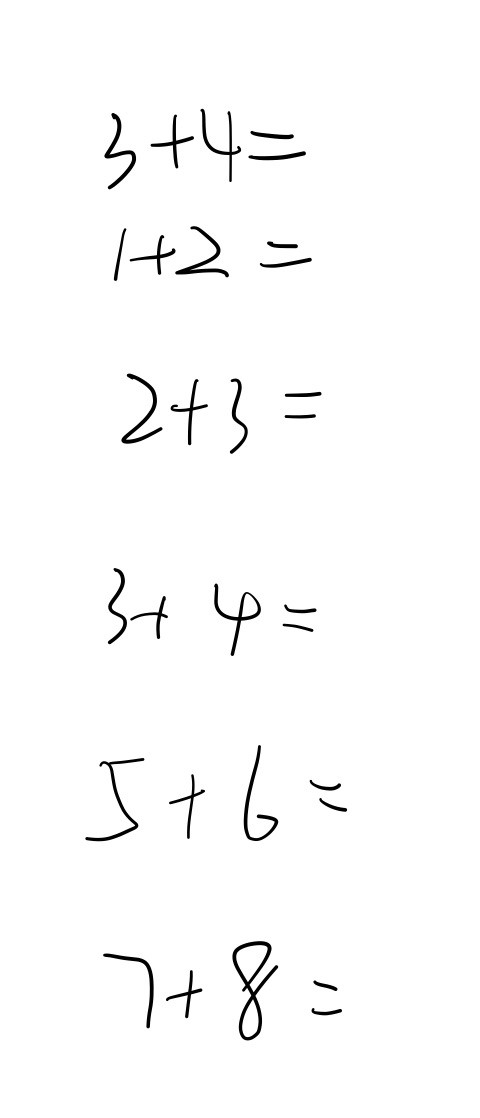
#> input picture originImg.png, 480 x 1118 px; its folder holds only this picture in this run
$ python -i pre_processor.py   (imports and definitions only)   (older library calls are emulated)
#> lines starting #> are read from the running program, lines starting #| are printed output that depends on the picture; after the words box and inside, x2 and y2 are one past the last pixel; in counts of white or black regions, pixels touching at a corner belong together
#> further down, picture is the input picture: shape (1118, 480, 3); min 0, max 255, mean 250.8
import numpy as np
import cv2, os, glob, gc
from skimage.morphology import skeletonize
from PIL import Image


def pre_process(img):
    #decrease resolving power
    original_img = cv2.resize(img,(np.int(img.shape[1]),np.int(img.shape[0])), interpolation=cv2.INTER_AREA)
    #print(original_img.shape)
    blur = cv2.GaussianBlur(original_img, (5, 5), 0)
    #turn into gray graph
    G = blur[:, :, 1]
    R = blur[:, :, 2]
    img_gray = cv2.cvtColor(blur,cv2.COLOR_BGR2GRAY)


    #reduce noise
    kernel = np.ones((3, 3), np.uint8)
    opening = cv2.morphologyEx(img_gray, cv2.MORPH_OPEN, kernel)

    kernel2 = np.ones((3,3), np.uint8)
    opening = cv2.dilate(opening, kernel2, iterations=1)
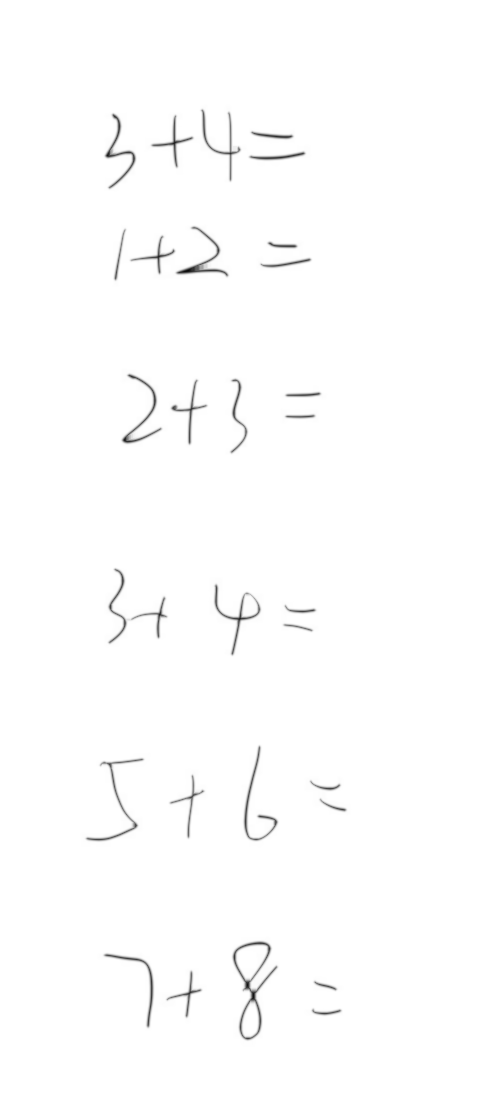
#> opening: shape (1118, 480); min 10, max 255, mean 253.1

    blur = cv2.GaussianBlur(opening, (13, 13), 0)
#> blur: shape (1118, 480)
    ret, binary = cv2.threshold(blur, 0, 1, cv2.THRESH_BINARY_INV+cv2.THRESH_OTSU)
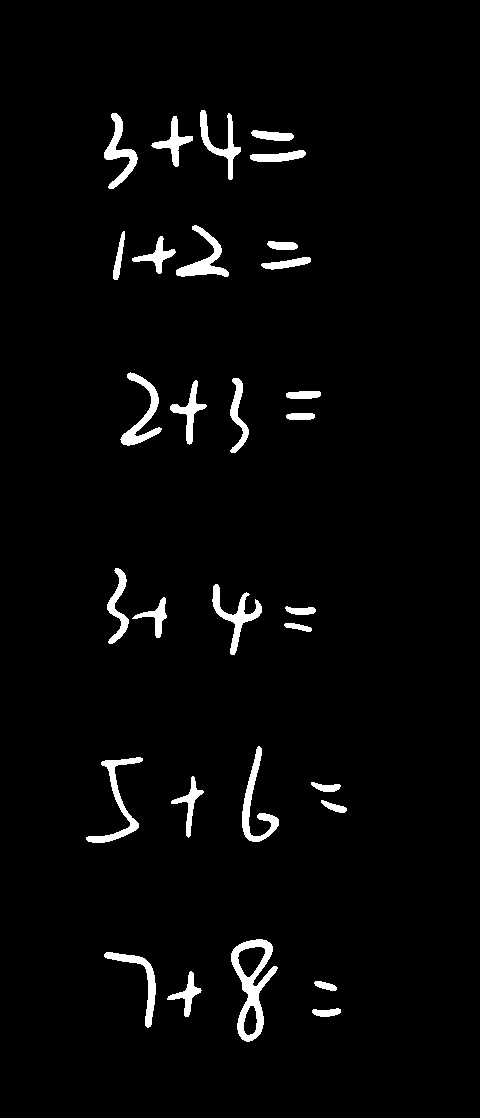
#> binary: shape (1118, 480); values 0 (black) and 1 (white), 3% white; 30 white regions
#> ret = 229

    contours, hierarchy = cv2.findContours(binary, cv2.RETR_EXTERNAL, cv2.CHAIN_APPROX_SIMPLE)
#> contours = 30 contours; largest, box (x1, y1, x2, y2) and area: (231, 939, 278, 1042) 2424, (86, 757, 143, 843) 832, (242, 746, 279, 842) 828, (120, 372, 162, 446) 814, (212, 584, 262, 655) 792
    cv2.drawContours(img, contours, -1, (0, 0, 255), 1)
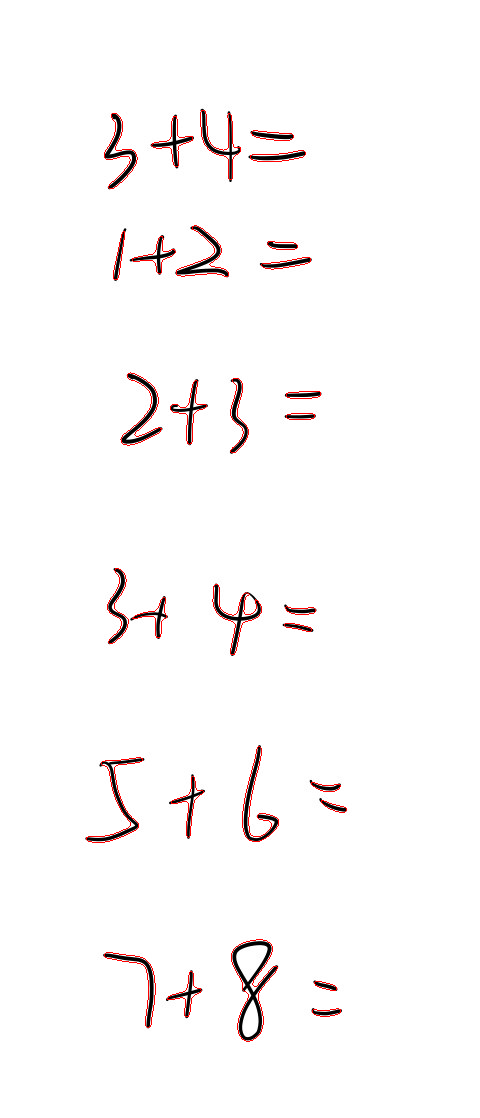
#> img: shape (1118, 480, 3); 0.81% of pixels changed, all inside (x1, y1, x2, y2) = (86, 110, 347, 1042)
    # cv2.imshow("img", img)
    # cv2.waitKey(0)
    locations=[]
    for i in contours:
        location = cv2.boundingRect(i)
        locations.append(location)
#> this loop made 30 passes
#> location on passes 1 to 12: (312, 1008, 29, 9), (314, 981, 23, 10), (167, 971, 35, 46), (104, 952, 52, 76), (231, 939, 47, 103), (321, 800, 26, 13), (311, 782, 30, 10), (171, 776, 33, 62), (86, 757, 57, 86), (242, 746, 37, 96), (284, 623, 28, 9), (285, 606, 31, 9)
#> after the loop, locations = 30 items, first 6: (312, 1008, 29, 9), (314, 981, 23, 10), (167, 971, 35, 46), (104, 952, 52, 76), (231, 939, 47, 103), (321, 800, 26, 13)

    processed=extract_img(locations,binary,contours)


    processed_rgb=np.zeros((45,45,3)).astype("uint8")
    processed_rgb[:,:,0]=processed
    processed_rgb[:,:,1]=processed
    processed_rgb[:,:,2]=processed
    # cv2.imshow("ok",processed_rgb)
    # cv2.waitKey(0)


    return processed_rgb


def extract_img(locations,img,contour=None):

    # x, y, w, h = location
    x_list=[] #x coordinate of left top point
    y_list=[] #y coordinate of left top point
    x_rb_list=[] #x coordinate of right bottom point
    y_rb_list=[] #y coordinate of right bottom point

    for x0,y0,w0,h0 in locations:
        x_list.append(x0)
        y_list.append(y0)
        x_rb_list.append(x0+w0)
        y_rb_list.append(y0+h0)
#> this loop made 30 passes
#> after the loop, x_list = 30 values, max 321 at index 5, min 86 at index 8, mean 209.2; x_rb_list = 30 values, max 347 at index 5, min 125 at index 23, mean 246; y_list = 30 values, max 1008 at index 0, min 110 at index 29, mean 514.4; y_rb_list = 30 values, max 1042 at index 4, min 141 at index 26, mean 558.7
    x_min=min(x_list)
#> x_min = 86
    x_max=max(x_rb_list)
#> x_max = 347
    y_min=min(y_list)
#> y_min = 110
    y_max=max(y_rb_list)
#> y_max = 1042
    W=x_max-x_min
#> W = 261
    H=y_max-y_min
#> H = 932

    # only get things in contour
    if contour is None:
        extracted_img = img[y_min:y_max, x_min:x_max]
    else:
        mask = np.zeros(img.shape, np.uint8)
        for contour_i in contour:
            cv2.drawContours(mask, [contour_i], -1, 255, cv2.FILLED)
#> this loop made 30 passes
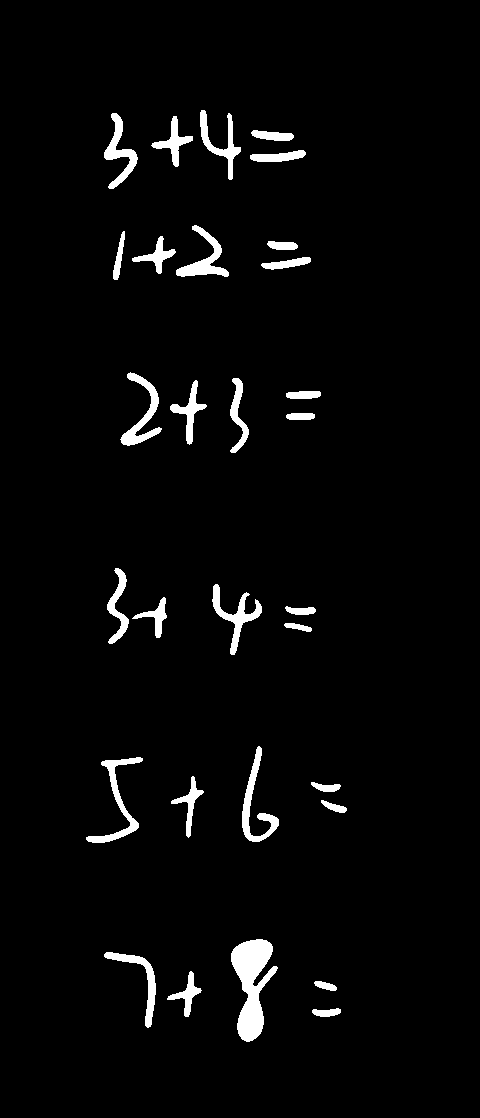
#> mask: shape (1118, 480); 3.2% white; 30 white regions, largest, box (x1, y1, x2, y2) and area: (231, 939, 278, 1042) 2565, (86, 757, 143, 843) 981, (242, 746, 279, 842) 969
        # cv2.imshow("mask",mask)
        # cv2.waitKey(0)
        img_after_masked = cv2.bitwise_and(mask, img)
        extracted_img = img_after_masked[y_min:y_max, x_min:x_max]
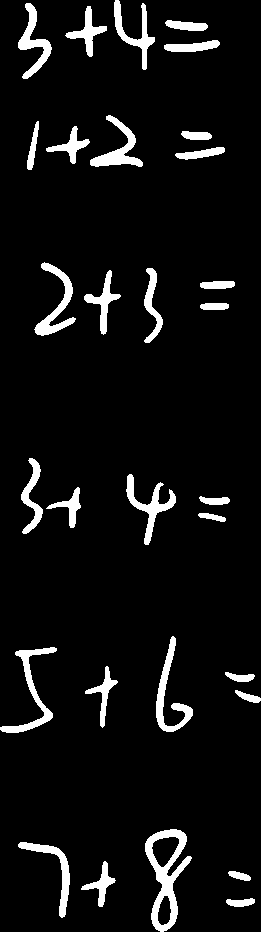
#> extracted_img: shape (932, 261); values 0 (black) and 1 (white), 6.6% white; 30 white regions, largest, box (x1, y1, x2, y2) and area: (145, 829, 192, 932) 1762, (0, 647, 57, 733) 981, (156, 636, 193, 732) 969
    #extract img and turn it into binary graph
    black = np.zeros((45, 45), np.uint8)
    if (W > H):
        res = cv2.resize(extracted_img, (45, (int)(H * 45 / W)), interpolation=cv2.INTER_AREA)
        d = int(abs(res.shape[0] - res.shape[1]) / 2)
        black[d:res.shape[0] + d, 0:res.shape[1]] = res
    else:
        res = cv2.resize(extracted_img, ((int)(W * 45 / H), 45), interpolation=cv2.INTER_AREA)
        d = int(abs(res.shape[0] - res.shape[1]) / 2)
#> d = 16
        black[0:res.shape[0], d:res.shape[1] + d] = res
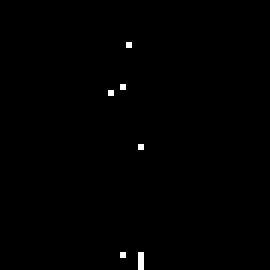
#> black: shape (45, 45) (shown 6 times larger); values 0 (black) and 1 (white), 0.4% white in thin lines or dots, all inside (x1, y1, x2, y2) = (18, 7, 24, 45)
    extracted_img = skeletonize(black)

    extracted_img = np.logical_not(extracted_img)
    extracted_img=extracted_img.astype(np.uint8)*255

    #cv2.imwrite("ok.jpg",extracted_img)
    return extracted_img

>>> import cv2
>>> picture = cv2.imread('originImg.png')
>>> result = pre_process(picture)
#> in pre_process, `processed_rgb[:,:,1]=processed`:
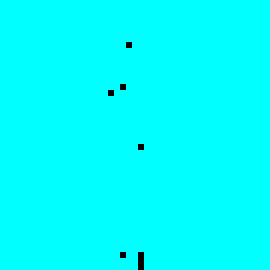
#> processed_rgb: shape (45, 45, 3) (shown 6 times larger); mean of channels 0, 1, 2 254, 254, 0; drawn as B, G, R

$ run again, on im0.png
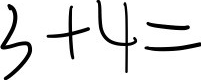
#> input picture im0.png, 201 x 80 px
#> picture is the input picture: shape (80, 201, 3); min 0, max 255, mean 229.3
#> in pre_process, `ret, binary = cv2.threshold(blur, 0, 1, cv2.THRESH_BINARY_INV+cv2.THRE..`:
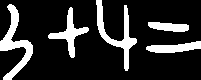
#> binary: shape (80, 201); values 0 (black) and 1 (white), 17.4% white; 5 white regions
#> ret = 225
#> contours = 5 contours; box (x1, y1, x2, y2) and area: (0, 4, 33, 80) 714, (96, 0, 137, 71) 610, (48, 7, 89, 58) 456, (146, 41, 201, 53) 350, (148, 22, 189, 32) 254
#> img: shape (80, 201, 3); 5.03% of pixels changed, all inside (x1, y1, x2, y2) = (0, 0, 201, 80)
#> the loop in pre_process, `for i in contours:` made 5 passes
#> location on passes 1 to 5: (146, 41, 55, 12), (148, 22, 41, 10), (48, 7, 41, 51), (0, 4, 33, 76), (96, 0, 41, 71)
#> after the loop in pre_process, `for i in contours:`: locations = [(146, 41, 55, 12), (148, 22, 41, 10), (48, 7, 41, 51), (0, 4, 33, 76), (96, 0, 41, 71)]
#> the loop in extract_img, `for x0,y0,w0,h0 in locations:` made 5 passes
#> after the loop in extract_img, `for x0,y0,w0,h0 in locations:`: x_list = [146, 148, 48, 0, 96]; x_rb_list = [201, 189, 89, 33, 137]; y_list = [41, 22, 7, 4, 0]; y_rb_list = [53, 32, 58, 80, 71]
#> x_min = 0
#> x_max = 201
#> y_min = 0
#> y_max = 80
#> W = 201
#> H = 80
#> the loop in extract_img, `for contour_i in contour:` made 5 passes
#> black: shape (45, 45); values 0 (black) and 1 (white), 6.1% white in thin lines or dots, all inside (x1, y1, x2, y2) = (0, 14, 45, 31)
#> in pre_process, `processed_rgb[:,:,1]=processed`:
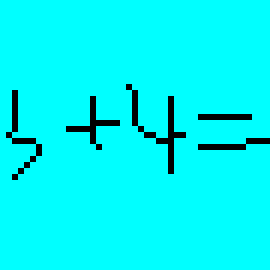
#> processed_rgb: shape (45, 45, 3) (shown 6 times larger); mean of channels 0, 1, 2 244.5, 244.5, 0; drawn as B, G, R

$ run again, on im1.png
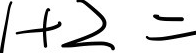
#> input picture im1.png, 196 x 53 px
#> picture is the input picture: shape (53, 196, 3); min 0, max 255, mean 225
#> in pre_process, `ret, binary = cv2.threshold(blur, 0, 1, cv2.THRESH_BINARY_INV+cv2.THRE..`:
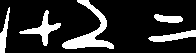
#> binary: shape (53, 196); values 0 (black) and 1 (white), 17.7% white; 5 white regions
#> ret = 221
#> contours = 5 contours; box (x1, y1, x2, y2) and area: (62, 0, 114, 49) 666, (19, 10, 61, 46) 328, (148, 30, 196, 42) 240, (0, 7, 10, 53) 157, (154, 14, 183, 23) 151
#> img: shape (53, 196, 3); 5.54% of pixels changed, all inside (x1, y1, x2, y2) = (0, 0, 196, 53)
#> the loop in pre_process, `for i in contours:` made 5 passes
#> location on passes 1 to 5: (148, 30, 48, 12), (154, 14, 29, 9), (19, 10, 42, 36), (0, 7, 10, 46), (62, 0, 52, 49)
#> after the loop in pre_process, `for i in contours:`: locations = [(148, 30, 48, 12), (154, 14, 29, 9), (19, 10, 42, 36), (0, 7, 10, 46), (62, 0, 52, 49)]
#> the loop in extract_img, `for x0,y0,w0,h0 in locations:` made 5 passes
#> after the loop in extract_img, `for x0,y0,w0,h0 in locations:`: x_list = [148, 154, 19, 0, 62]; x_rb_list = [196, 183, 61, 10, 114]; y_list = [30, 14, 10, 7, 0]; y_rb_list = [42, 23, 46, 53, 49]
#> x_min = 0
#> x_max = 196
#> y_min = 0
#> y_max = 53
#> W = 196
#> H = 53
#> the loop in extract_img, `for contour_i in contour:` made 5 passes
#> black: shape (45, 45); values 0 (black) and 1 (white), 4.5% white in thin lines or dots, all inside (x1, y1, x2, y2) = (0, 16, 45, 28)
#> in pre_process, `processed_rgb[:,:,1]=processed`:
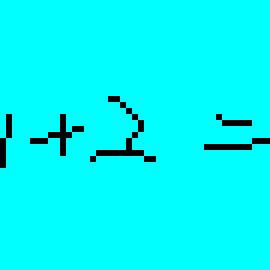
#> processed_rgb: shape (45, 45, 3) (shown 6 times larger); mean of channels 0, 1, 2 247.2, 247.2, 0; drawn as B, G, R

$ run again, on im2.png
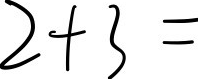
#> input picture im2.png, 198 x 79 px
#> picture is the input picture: shape (79, 198, 3); min 0, max 255, mean 232.2
#> binary: shape (79, 198); values 0 (black) and 1 (white), 15.7% white; 5 white regions
#> ret = 227
#> contours = 5 contours; box (x1, y1, x2, y2) and area: (0, 0, 39, 71) 776, (48, 6, 84, 70) 516, (107, 4, 127, 79) 468, (164, 16, 198, 25) 200, (164, 39, 193, 46) 143
#> img: shape (79, 198, 3); 4.45% of pixels changed, all inside (x1, y1, x2, y2) = (0, 0, 198, 79)
#> the loop in pre_process, `for i in contours:` made 5 passes
#> location on passes 1 to 5: (164, 39, 29, 7), (164, 16, 34, 9), (48, 6, 36, 64), (107, 4, 20, 75), (0, 0, 39, 71)
#> after the loop in pre_process, `for i in contours:`: locations = [(164, 39, 29, 7), (164, 16, 34, 9), (48, 6, 36, 64), (107, 4, 20, 75), (0, 0, 39, 71)]
#> the loop in extract_img, `for x0,y0,w0,h0 in locations:` made 5 passes
#> after the loop in extract_img, `for x0,y0,w0,h0 in locations:`: x_list = [164, 164, 48, 107, 0]; x_rb_list = [193, 198, 84, 127, 39]; y_list = [39, 16, 6, 4, 0]; y_rb_list = [46, 25, 70, 79, 71]
#> x_min = 0
#> x_max = 198
#> y_min = 0
#> y_max = 79
#> W = 198
#> H = 79
#> the loop in extract_img, `for contour_i in contour:` made 5 passes
#> black: shape (45, 45); values 0 (black) and 1 (white), 5.4% white in thin lines or dots, all inside (x1, y1, x2, y2) = (0, 14, 45, 31)
#> in pre_process, `processed_rgb[:,:,1]=processed`:
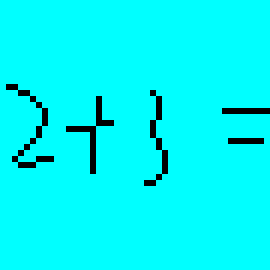
#> processed_rgb: shape (45, 45, 3) (shown 6 times larger); mean of channels 0, 1, 2 246.1, 246.1, 0; drawn as B, G, R
